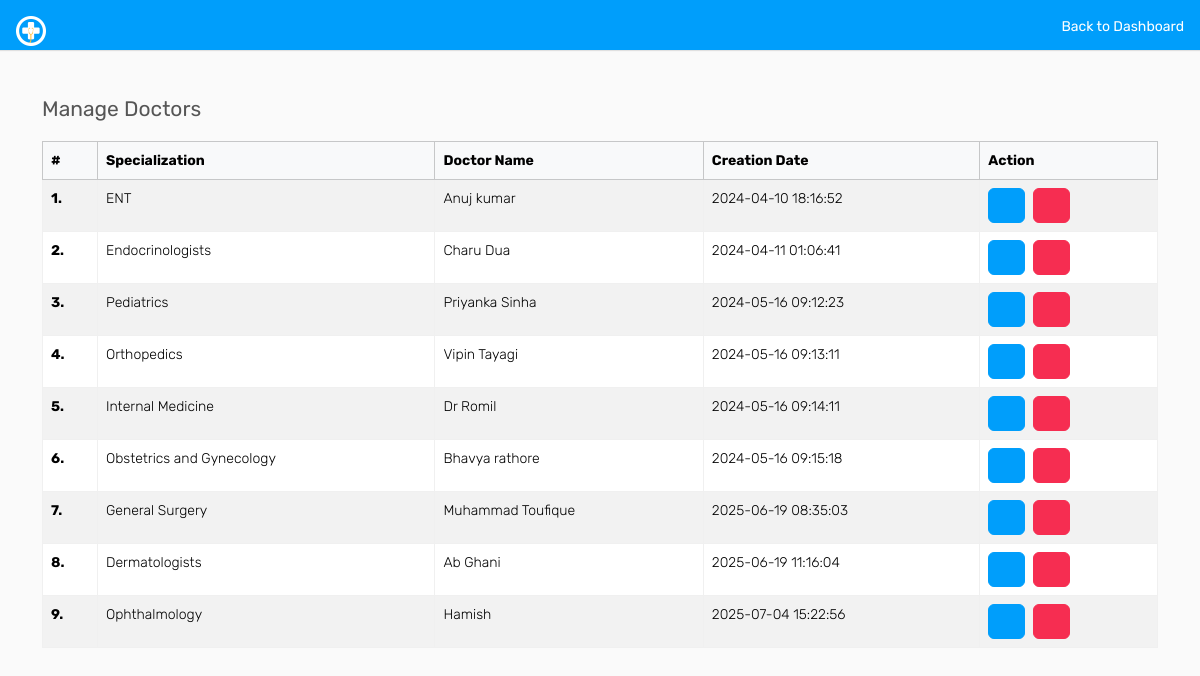
The page /admin/doctors/manage-doctors.php (signed in) on the database its author committed.
### tables this page shows
CREATE TABLE `doctors` (
  `id` int(11) NOT NULL,
  `specilization` varchar(255) DEFAULT NULL,
  `doctorName` varchar(255) DEFAULT NULL,
  `address` longtext DEFAULT NULL,
  `docFees` varchar(255) DEFAULT NULL,
  `contactno` bigint(11) DEFAULT NULL,
  `docEmail` varchar(255) DEFAULT NULL,
  `password` varchar(255) DEFAULT NULL,
  `creationDate` timestamp NULL DEFAULT current_timestamp(),
  `updationDate` timestamp NULL DEFAULT NULL ON UPDATE current_timestamp()
);

### admin/doctors/manage-doctors.php (the view, shortened to what this page needs)
<?php
include('../includes/config.php');
if (strlen($_SESSION['id'] == 0)) {
    header('location:../auth/logout.php');
} else {
?>
    <!DOCTYPE html>
    <html lang="en">
    <head>
        <link rel="stylesheet" href="https://cdn.jsdelivr.net/npm/bootstrap@5.3.3/dist/css/bootstrap.min.css">
        <link rel="stylesheet" href="../assets/css/font-awesome.min.css">
        <link rel="stylesheet" href="../assets/css/style.css">
    </head>
    <body>
        <div class="header bg-primary mb-4 p-3 d-flex justify-content-between">
            <a href="../dashboard.php" class="text-white text-decoration-none">
                <img src="../assets/images/logo.png" width="30" height="30" alt="CARE">
            </a>
            <a href="../dashboard.php" class="text-white text-decoration-none">Back to Dashboard</a>
        </div>
        <div class="container mt-5 pt-5">
            <div class="content">
                <div class="row">
                    <div class="col-lg-12">
                        <h4 class="page-title">Manage Doctors</h4>
                        <div class="table-responsive">
                            <table class="table table-bordered table-striped">
                                <thead class="table-light">
                                    <tr>
                                        <th scope="col">#</th>
                                        <th scope="col">Specialization</th>
                                        <th scope="col">Doctor Name</th>
                                        <th scope="col">Creation Date</th>
                                        <th scope="col">Action</th>
                                    </tr>
                                </thead>
                                <tbody>
                                    <?php
                                    $sql = mysqli_query($con, "SELECT * FROM doctors");
                                    $cnt = 1;
                                    while ($row = mysqli_fetch_array($sql)) {
                                    ?>
                                        <tr>
                                            <th scope="row"><?php echo $cnt; ?>.</th>
                                            <td><?php echo htmlentities($row['specilization']); ?></td>
                                            <td><?php echo htmlentities($row['doctorName']); ?></td>
                                            <td><?php echo htmlentities($row['creationDate']); ?></td>
                                            <td>
                                                <a href="edit-doctor.php?id=<?php echo $row['id']; ?>" class="btn btn-info text-light me-1">
                                                    <i class="fa fa-pencil"></i>
                                                </a>
                                                <a href="manage-doctors.php?id=<?php echo $row['id'] ?>&del=delete" onclick="return confirm('Are you sure you want to delete?')" class="btn btn-danger">
                                                    <i class="fa fa-trash"></i>
                                                </a>
                                            </td>
                                        </tr>
                                    <?php
                                        $cnt++;
                                    } ?>
                                </tbody>
                            </table>
                        </div>
                    </div>
                </div>
            </div>
        </div>
    </body>
    </html>
<?php } ?>

### rows shown on the page
doctors: specilization "ENT", doctorName "Anuj kumar", creationDate "2024-04-10 18:16:52"
doctors: specilization "Endocrinologists", doctorName "Charu Dua", creationDate "2024-04-11 01:06:41"
doctors: specilization "Pediatrics", doctorName "Priyanka Sinha", creationDate "2024-05-16 09:12:23"
doctors: specilization "Orthopedics", doctorName "Vipin Tayagi", creationDate "2024-05-16 09:13:11"
doctors: specilization "Internal Medicine", doctorName "Dr Romil", creationDate "2024-05-16 09:14:11"
doctors: specilization "Obstetrics and Gynecology", doctorName "Bhavya rathore", creationDate "2024-05-16 09:15:18"
doctors: specilization "General Surgery", doctorName "Muhammad Toufique", creationDate "2025-06-19 08:35:03"
doctors: specilization "Dermatologists", doctorName "Ab Ghani", creationDate "2025-06-19 11:16:04"
doctors: specilization "Ophthalmology", doctorName "Hamish", creationDate "2025-07-04 15:22:56"
